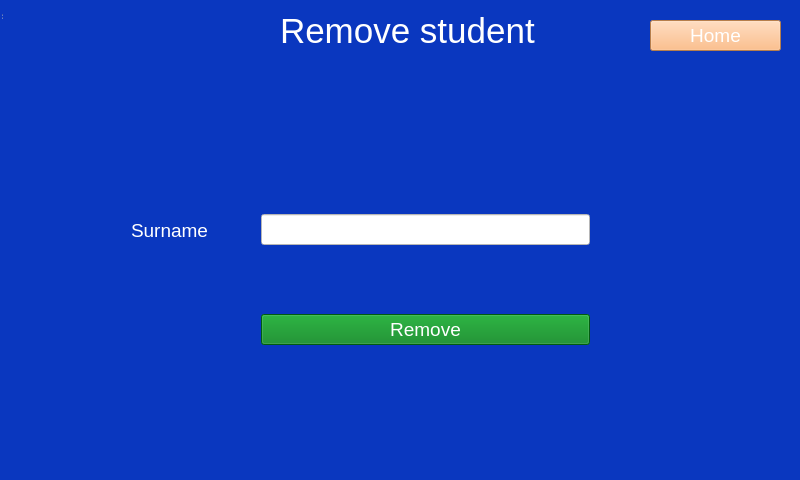
<?xml version="1.0" encoding="UTF-8"?>
<ui version="4.0">
 <class>removeStudent</class>
 <widget class="QWidget" name="removeStudent">
  <property name="geometry">
   <rect>
    <x>0</x>
    <y>0</y>
    <width>800</width>
    <height>480</height>
   </rect>
  </property>
  <property name="windowTitle">
   <string>MainWindow</string>
  </property>
  <widget class="QWidget" name="centralWidget" native="true">
   <property name="geometry">
    <rect>
     <x>0</x>
     <y>0</y>
     <width>800</width>
     <height>480</height>
    </rect>
   </property>
   <property name="styleSheet">
    <string notr="true"/>
   </property>
   <widget class="QStackedWidget" name="stackedWidget">
    <property name="geometry">
     <rect>
      <x>0</x>
      <y>0</y>
      <width>800</width>
      <height>480</height>
     </rect>
    </property>
    <property name="styleSheet">
     <string notr="true"/>
    </property>
    <widget class="QWidget" name="page">
     <property name="styleSheet">
      <string notr="true">background-color: rgb(10, 55, 191);</string>
     </property>
     <widget class="QLabel" name="nadpis">
      <property name="geometry">
       <rect>
        <x>280</x>
        <y>10</y>
        <width>481</width>
        <height>41</height>
       </rect>
      </property>
      <property name="font">
       <font>
        <family>Arial</family>
        <pointsize>26</pointsize>
       </font>
      </property>
      <property name="styleSheet">
       <string notr="true">color:rgb(255, 255, 255)
</string>
      </property>
      <property name="text">
       <string>Remove student</string>
      </property>
     </widget>
     <widget class="QPushButton" name="homeButton">
      <property name="geometry">
       <rect>
        <x>650</x>
        <y>20</y>
        <width>131</width>
        <height>31</height>
       </rect>
      </property>
      <property name="font">
       <font>
        <family>Arial</family>
        <pointsize>14</pointsize>
       </font>
      </property>
      <property name="styleSheet">
       <string notr="true">color:white;
background-color: rgb(255, 176, 107);</string>
      </property>
      <property name="text">
       <string>Home</string>
      </property>
     </widget>
     <widget class="QWidget" name="layoutWidget">
      <property name="geometry">
       <rect>
        <x>250</x>
        <y>140</y>
        <width>351</width>
        <height>281</height>
       </rect>
      </property>
      <layout class="QVBoxLayout" name="verticalLayout">
       <item>
        <widget class="QLineEdit" name="lineEdit_bydliste">
         <property name="font">
          <font>
           <family>Arial</family>
           <pointsize>14</pointsize>
          </font>
         </property>
         <property name="styleSheet">
          <string notr="true">color:black;
background-color: rgb(255, 255, 255);</string>
         </property>
        </widget>
       </item>
       <item>
        <widget class="QPushButton" name="addButton">
         <property name="font">
          <font>
           <family>Arial</family>
           <pointsize>14</pointsize>
          </font>
         </property>
         <property name="styleSheet">
          <string notr="true">color: white;
background-color: rgb(0, 129, 23);</string>
         </property>
         <property name="text">
          <string>Remove</string>
         </property>
        </widget>
       </item>
      </layout>
     </widget>
     <widget class="QWidget" name="layoutWidget">
      <property name="geometry">
       <rect>
        <x>120</x>
        <y>130</y>
        <width>111</width>
        <height>201</height>
       </rect>
      </property>
      <layout class="QVBoxLayout" name="verticalLayout_2">
       <item>
        <widget class="QLabel" name="label_surname">
         <property name="font">
          <font>
           <family>Arial</family>
           <pointsize>14</pointsize>
          </font>
         </property>
         <property name="styleSheet">
          <string notr="true">color:white;
</string>
         </property>
         <property name="text">
          <string>Surname</string>
         </property>
        </widget>
       </item>
      </layout>
     </widget>
    </widget>
   </widget>
  </widget>
  <widget class="QToolBar" name="mainToolBar">
   <property name="geometry">
    <rect>
     <x>0</x>
     <y>0</y>
     <width>4</width>
     <height>12</height>
    </rect>
   </property>
  </widget>
  <widget class="QStatusBar" name="statusBar">
   <property name="geometry">
    <rect>
     <x>0</x>
     <y>0</y>
     <width>3</width>
     <height>20</height>
    </rect>
   </property>
  </widget>
 </widget>
 <layoutdefault spacing="6" margin="11"/>
 <resources/>
 <connections/>
</ui>
